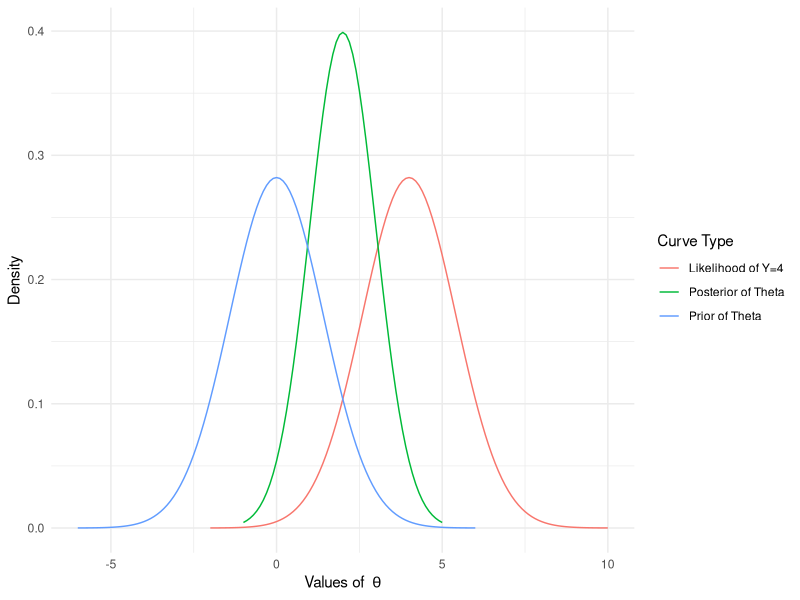
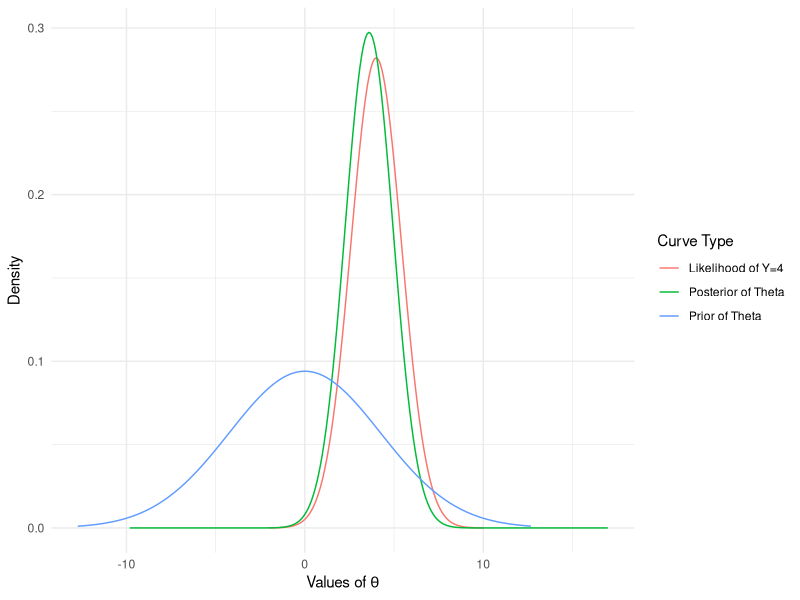
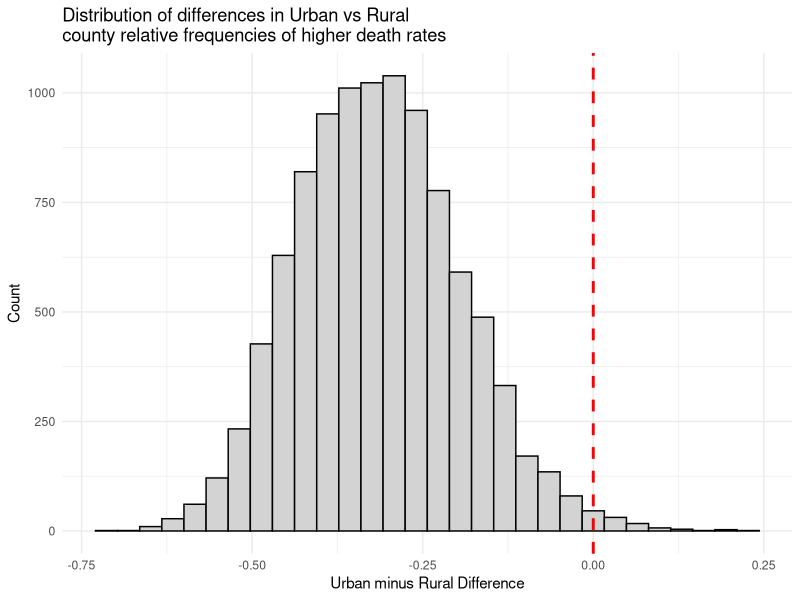
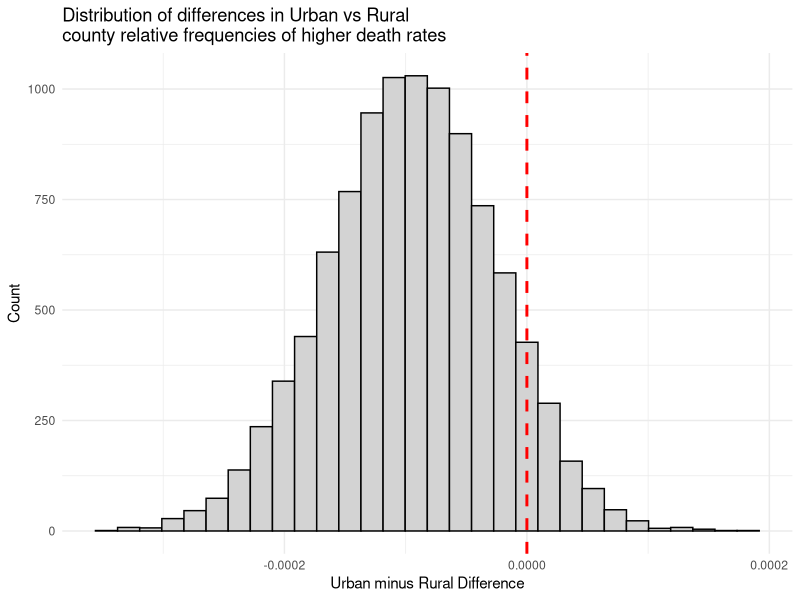
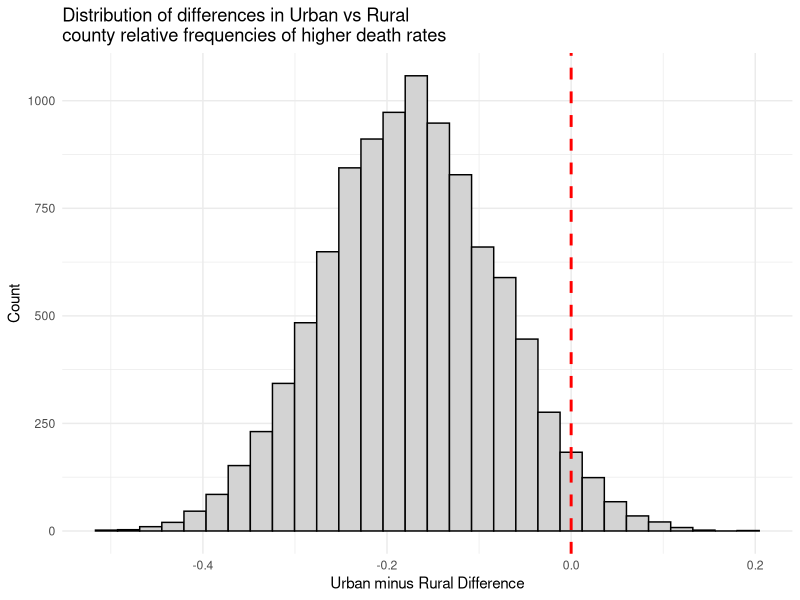
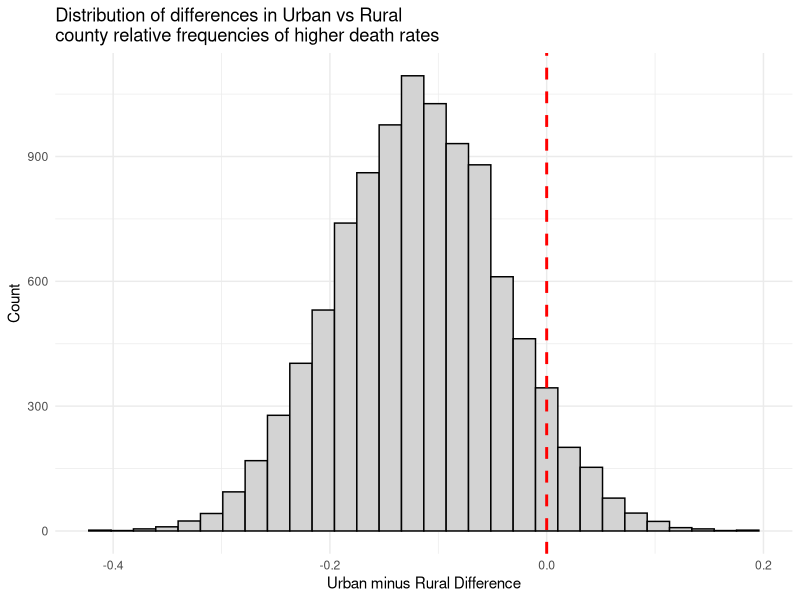
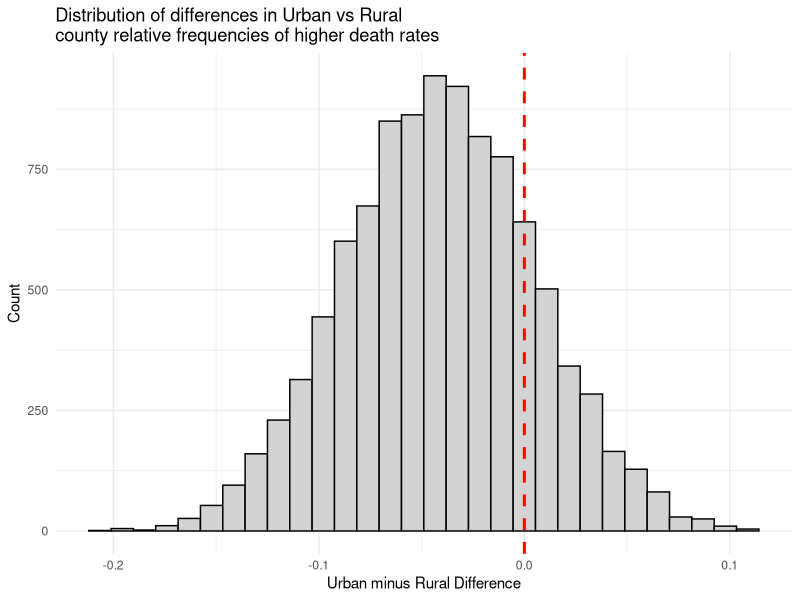
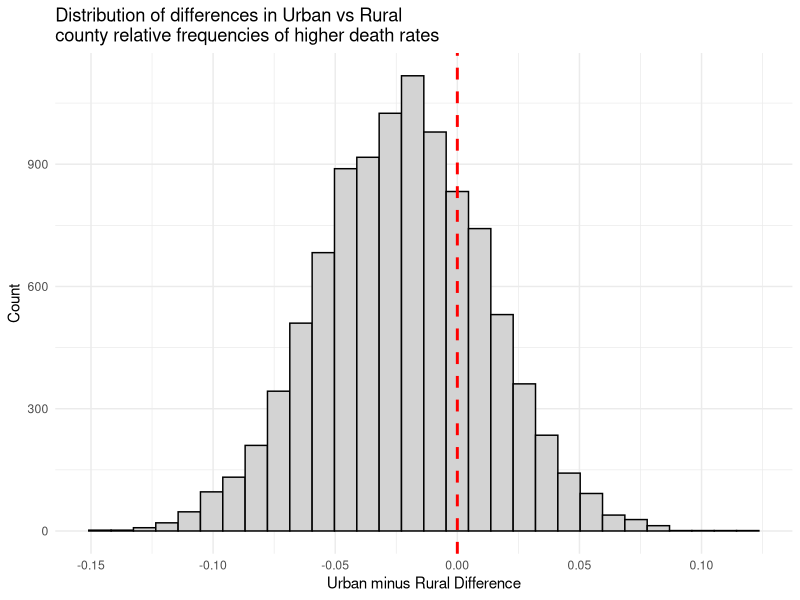

The R source for these figures, in order:
## ---- chunk 1
library(tidyverse)

options(scipen = 99999, 
        knitr.kable.NA = '')
## ---- chunk 2

# prior density save data 

prior_x = seq(from = 0 - 2*3, to = 0+2*3, by = 0.1)
dnorm(
  x = prior_x, 
  mean = 0, 
  sd = sqrt(2)
) -> prior_plot_data 

# posterior 
post_x = seq(from = 2 - 3*1, to = 2+3*1, by = 0.1)
dnorm(
  x = post_x, 
  mean = 2, 
  sd = sqrt(1)
) -> posterior_plot_data 

# likelihood of Y given different parameters of Theta 
y = 4 
means = seq(from = 4 - 2*3, to = 4+2*3, by = 0.1)
likelihood_y = dnorm(x = y, mean = means, sd = sqrt(2))

# plotting data 

plot_df <- 
  data.frame(
    x = c(prior_x, post_x, means), 
    y = c(prior_plot_data, posterior_plot_data, likelihood_y), 
    type = c(rep("Prior of Theta", length(prior_x)), 
             rep("Posterior of Theta", length(post_x)), 
             rep("Likelihood of Y=4", length(likelihood_y)))
  )

ggplot(data = plot_df, 
       aes(x = x, y = y, color = type, group = type)) + 
  theme_minimal() + 
  geom_line() + 
  labs(x = expression(paste("Values of  ", theta)), 
       y = "Density", 
       color = "Curve Type"
  ) 

## ---- chunk 3

# prior density save data 

prior_x = seq(from = 0 - sqrt(18)*3, to = 0+sqrt(18)*3, by = 0.1)
dnorm(
  x = prior_x, 
  mean = 0, 
  sd = sqrt(18)
) -> prior_plot_data 

# posterior 
post_x = seq(from = 3.6 - 10*sqrt(1.8), to = 3.6 + 10*sqrt(1.8), by = 0.1)
dnorm(
  x = post_x, 
  mean = 3.6, 
  sd = sqrt(1.8)
) -> posterior_plot_data 

# likelihood of Y given different parameters of Theta 
y = 4 
means = seq(from = 4 - 2*3, to = 4+2*3, by = 0.1)
likelihood_y = dnorm(x = y, mean = means, sd = sqrt(2))

# plotting data 

plot_df <- 
  data.frame(
    x = c(prior_x, post_x, means), 
    y = c(prior_plot_data, posterior_plot_data, likelihood_y), 
    type = c(rep("Prior of Theta", length(prior_x)), 
             rep("Posterior of Theta", length(post_x)), 
             rep("Likelihood of Y=4", length(likelihood_y)))
  )

ggplot(data = plot_df, 
       aes(x = x, y = y, color = type, group = type)) + 
  theme_minimal() + 
  geom_line() + 
  labs(x = expression(paste("Values of ", theta)), 
       y = "Density", 
       color = "Curve Type"
  ) 

## ---- chunk 4

# Preliminary work with the data 

tab=read.table('Instructor Example Code/Data/PA_HD_1988_35-54.txt',sep='\t',
               header=TRUE,
               stringsAsFactors=FALSE)

# subset just the total rows so that we can compare rural vs urban counties 
tab=tab[tab$Notes=='Total',]

# There are 67 total counties - remove a row that contains total PA data
tab <- tab[!is.na(tab$County.Code), ]

# define flag for analysis 
tab$Urban = ifelse(tab$Population > 20000, "Yes", "No")
     
# In Instructor code Nr = number of races = 2, we have number of ubran/rural classes = 2 
N_classes = length(unique(tab$Urban)) 
# In Instructor code Ns = number of counties = 67, we have the same number
N_counties = nrow(tab)

# state wide average mortality rate 
with(tab, sum(Deaths)/sum(Population)) -> state_wide_rate

# calculate county specific death rate, and evalaute if it higher or lower than the state-wide average 

tab <- 
  tab %>% 
  mutate(
    state_death_rate = Deaths/Population, 
    over_flag = ifelse(state_death_rate > state_wide_rate, 1, 0)
  )

# now we need to get the number of counties by class where we have the rate that is higher than the statewide average 
tab %>% 
  group_by(Urban) %>% 
  summarise(n = n(), 
            outcome = sum(over_flag), 
            outcome_rate = sum(over_flag)/n()) -> summary_data 

# now using data estimates of N and Outcomes, sample from non-informative prior beta distribution 
ns = summary_data %>% select(n) %>% unlist() # order: Rural, Urban 
ys = summary_data %>% select(outcome) %>% unlist() # same ordering appleis to this vector 

# non-informative prior with parameters a = 1, b = 1
a = 1
b = 1

# these are posterior distributions of proportion or the relative frequency of counties with death rate higher than the state-
# wide mortality rate 

set.seed(1)
theta_rural = rbeta(10000, shape1 =  ys[1] + a, # this one is ALPHA parameter 
                    shape2 = ns[1] - ys[1] + b # this one is BETA 
                      )

theta_urban = rbeta(10000, shape1 =  ys[2] + a, # this one is ALPHA parameter 
                    shape2 = ns[2] - ys[2] + b # this one is BETA 
                      )

# take the difference and plot the distribution 
## ---- chunk 5

# differnece in draws from posterior distributions 
difference = theta_urban - theta_rural

ggplot(data = data.frame(d = difference), 
       aes(x = d)) + 
  theme_minimal() + 
  geom_histogram(color = 'black', fill = 'lightgrey', bins = 30) + 
  geom_vline(xintercept = 0, color = "red", linewidth = 1, linetype = "dashed") + 
  labs(title = "Distribution of differences in Urban vs Rural \ncounty relative frequencies of higher death rates", 
       x = "Urban minus Rural Difference", 
       y = "Count") 

## ---- chunk 6
# data preliminary, need to work with the rate of death per 1,000
# here we treat counties as data points, aggregate # deaths to a class levels and get a mortality rate, 
# then we take mortality rate times 1,000 to get mortality rate per 1,000 people 

tab %>% 
  group_by(Urban) %>% 
  summarise(n = sum(Population), 
            y = sum(Deaths)) -> summary_data 

ys = summary_data %>% select(y) %>% unlist()
ns = summary_data %>% select(n) %>% unlist()

n = 1000
data_driven_mortality_rate_1000 = state_wide_rate * n 

# common to sample means of poisson (or rates ) from gamma distribution, so that is what we do 
# we obtain posterior lambda by taking data count of death within a county class plus prior rate as shape (ALPHA) parameter
#                                     and number of people in the county class plus prior n as rate (BETA) parameter

# we can also treat prior N as prior OFFSET Ns from data will be OFFSET's obtained from the data 

set.seed(2)
lambda_rural=rgamma(10000,ys[1]+data_driven_mortality_rate_1000,ns[1]+n)
lambda_urban=rgamma(10000,ys[2]+data_driven_mortality_rate_1000,ns[2]+n)

differ=lambda_urban-lambda_rural

## ---- chunk 7
ggplot(data = data.frame(d = differ), 
       aes(x = d)) + 
  theme_minimal() + 
  geom_histogram(color = 'black', fill = 'lightgrey', bins = 30) + 
  geom_vline(xintercept = 0, color = "red", linewidth = 1, linetype = "dashed") + 
  labs(title = "Distribution of differences in Urban vs Rural \ncounty relative frequencies of higher death rates", 
       x = "Urban minus Rural Difference", 
       y = "Count") 
## ---- chunk 8

# non-informative prior with parameters a = 1, b = 1
set.seed(12)
a = 12
b = 12
# Preliminary work with the data 

tab=read.table('Instructor Example Code/Data/PA_HD_1988_35-54.txt',sep='\t',
               header=TRUE,
               stringsAsFactors=FALSE)

# subset just the total rows so that we can compare rural vs urban counties 
tab=tab[tab$Notes=='Total',]

# There are 67 total counties - remove a row that contains total PA data
tab <- tab[!is.na(tab$County.Code), ]

# define flag for analysis 
tab$Urban = ifelse(tab$Population > 20000, "Yes", "No")
     
# In Instructor code Nr = number of races = 2, we have number of ubran/rural classes = 2 
N_classes = length(unique(tab$Urban)) 
# In Instructor code Ns = number of counties = 67, we have the same number
N_counties = nrow(tab)

# state wide average mortality rate 
with(tab, sum(Deaths)/sum(Population)) -> state_wide_rate

# calculate county specific death rate, and evalaute if it higher or lower than the state-wide average 

tab <- 
  tab %>% 
  mutate(
    state_death_rate = Deaths/Population, 
    over_flag = ifelse(state_death_rate > state_wide_rate, 1, 0)
  )

# now we need to get the number of counties by class where we have the rate that is higher than the statewide average 
tab %>% 
  group_by(Urban) %>% 
  summarise(n = n(), 
            outcome = sum(over_flag), 
            outcome_rate = sum(over_flag)/n()) -> summary_data 

# now using data estimates of N and Outcomes, sample from non-informative prior beta distribution 
ns = summary_data %>% select(n) %>% unlist() # order: Rural, Urban 
ys = summary_data %>% select(outcome) %>% unlist() # same ordering appleis to this vector 

# these are posterior distributions of proportion or the relative frequency of counties with death rate higher than the state-
# wide mortality rate 
theta_rural = rbeta(10000, shape1 =  ys[1] + a, # this one is ALPHA parameter 
                    shape2 = ns[1] - ys[1] + b # this one is BETA 
                      )

theta_urban = rbeta(10000, shape1 =  ys[2] + a, # this one is ALPHA parameter 
                    shape2 = ns[2] - ys[2] + b # this one is BETA 
                      )
difference = theta_urban - theta_rural

ggplot(data = data.frame(d = difference), 
       aes(x = d)) + 
  theme_minimal() + 
  geom_histogram(color = 'black', fill = 'lightgrey', bins = 30) + 
  geom_vline(xintercept = 0, color = "red", linewidth = 1, linetype = "dashed") + 
  labs(title = "Distribution of differences in Urban vs Rural \ncounty relative frequencies of higher death rates", 
       x = "Urban minus Rural Difference", 
       y = "Count") 
# take the difference and plot the distribution 
## ---- chunk 9

# non-informative prior with parameters a = 1, b = 1
set.seed(123)
a = 25
b = 25
# Preliminary work with the data 

tab=read.table('Instructor Example Code/Data/PA_HD_1988_35-54.txt',sep='\t',
               header=TRUE,
               stringsAsFactors=FALSE)

# subset just the total rows so that we can compare rural vs urban counties 
tab=tab[tab$Notes=='Total',]

# There are 67 total counties - remove a row that contains total PA data
tab <- tab[!is.na(tab$County.Code), ]

# define flag for analysis 
tab$Urban = ifelse(tab$Population > 20000, "Yes", "No")
     
# In Instructor code Nr = number of races = 2, we have number of ubran/rural classes = 2 
N_classes = length(unique(tab$Urban)) 
# In Instructor code Ns = number of counties = 67, we have the same number
N_counties = nrow(tab)

# state wide average mortality rate 
with(tab, sum(Deaths)/sum(Population)) -> state_wide_rate

# calculate county specific death rate, and evalaute if it higher or lower than the state-wide average 

tab <- 
  tab %>% 
  mutate(
    state_death_rate = Deaths/Population, 
    over_flag = ifelse(state_death_rate > state_wide_rate, 1, 0)
  )

# now we need to get the number of counties by class where we have the rate that is higher than the statewide average 
tab %>% 
  group_by(Urban) %>% 
  summarise(n = n(), 
            outcome = sum(over_flag), 
            outcome_rate = sum(over_flag)/n()) -> summary_data 

# now using data estimates of N and Outcomes, sample from non-informative prior beta distribution 
ns = summary_data %>% select(n) %>% unlist() # order: Rural, Urban 
ys = summary_data %>% select(outcome) %>% unlist() # same ordering appleis to this vector 

# these are posterior distributions of proportion or the relative frequency of counties with death rate higher than the state-
# wide mortality rate 
theta_rural = rbeta(10000, shape1 =  ys[1] + a, # this one is ALPHA parameter 
                    shape2 = ns[1] - ys[1] + b # this one is BETA 
                      )

theta_urban = rbeta(10000, shape1 =  ys[2] + a, # this one is ALPHA parameter 
                    shape2 = ns[2] - ys[2] + b # this one is BETA 
                      )
difference = theta_urban - theta_rural

ggplot(data = data.frame(d = difference), 
       aes(x = d)) + 
  theme_minimal() + 
  geom_histogram(color = 'black', fill = 'lightgrey', bins = 30) + 
  geom_vline(xintercept = 0, color = "red", linewidth = 1, linetype = "dashed") + 
  labs(title = "Distribution of differences in Urban vs Rural \ncounty relative frequencies of higher death rates", 
       x = "Urban minus Rural Difference", 
       y = "Count") 
# take the difference and plot the distribution 
## ---- chunk 10

# non-informative prior with parameters a = 1, b = 1
set.seed(123)
a = 100
b = 100
# Preliminary work with the data 

tab=read.table('Instructor Example Code/Data/PA_HD_1988_35-54.txt',sep='\t',
               header=TRUE,
               stringsAsFactors=FALSE)

# subset just the total rows so that we can compare rural vs urban counties 
tab=tab[tab$Notes=='Total',]

# There are 67 total counties - remove a row that contains total PA data
tab <- tab[!is.na(tab$County.Code), ]

# define flag for analysis 
tab$Urban = ifelse(tab$Population > 20000, "Yes", "No")
     
# In Instructor code Nr = number of races = 2, we have number of ubran/rural classes = 2 
N_classes = length(unique(tab$Urban)) 
# In Instructor code Ns = number of counties = 67, we have the same number
N_counties = nrow(tab)

# state wide average mortality rate 
with(tab, sum(Deaths)/sum(Population)) -> state_wide_rate

# calculate county specific death rate, and evalaute if it higher or lower than the state-wide average 

tab <- 
  tab %>% 
  mutate(
    state_death_rate = Deaths/Population, 
    over_flag = ifelse(state_death_rate > state_wide_rate, 1, 0)
  )

# now we need to get the number of counties by class where we have the rate that is higher than the statewide average 
tab %>% 
  group_by(Urban) %>% 
  summarise(n = n(), 
            outcome = sum(over_flag), 
            outcome_rate = sum(over_flag)/n()) -> summary_data 

# now using data estimates of N and Outcomes, sample from non-informative prior beta distribution 
ns = summary_data %>% select(n) %>% unlist() # order: Rural, Urban 
ys = summary_data %>% select(outcome) %>% unlist() # same ordering appleis to this vector 

# these are posterior distributions of proportion or the relative frequency of counties with death rate higher than the state-
# wide mortality rate 
theta_rural = rbeta(10000, shape1 =  ys[1] + a, # this one is ALPHA parameter 
                    shape2 = ns[1] - ys[1] + b # this one is BETA 
                      )

theta_urban = rbeta(10000, shape1 =  ys[2] + a, # this one is ALPHA parameter 
                    shape2 = ns[2] - ys[2] + b # this one is BETA 
                      )
difference = theta_urban - theta_rural

ggplot(data = data.frame(d = difference), 
       aes(x = d)) + 
  theme_minimal() + 
  geom_histogram(color = 'black', fill = 'lightgrey', bins = 30) + 
  geom_vline(xintercept = 0, color = "red", linewidth = 1, linetype = "dashed") + 
  labs(title = "Distribution of differences in Urban vs Rural \ncounty relative frequencies of higher death rates", 
       x = "Urban minus Rural Difference", 
       y = "Count") 
# take the difference and plot the distribution 
## ---- chunk 11

# non-informative prior with parameters a = 1, b = 1
set.seed(123)
a = 200
b = 200
# Preliminary work with the data 

tab=read.table('Instructor Example Code/Data/PA_HD_1988_35-54.txt',sep='\t',
               header=TRUE,
               stringsAsFactors=FALSE)

# subset just the total rows so that we can compare rural vs urban counties 
tab=tab[tab$Notes=='Total',]

# There are 67 total counties - remove a row that contains total PA data
tab <- tab[!is.na(tab$County.Code), ]

# define flag for analysis 
tab$Urban = ifelse(tab$Population > 20000, "Yes", "No")
     
# In Instructor code Nr = number of races = 2, we have number of ubran/rural classes = 2 
N_classes = length(unique(tab$Urban)) 
# In Instructor code Ns = number of counties = 67, we have the same number
N_counties = nrow(tab)

# state wide average mortality rate 
with(tab, sum(Deaths)/sum(Population)) -> state_wide_rate

# calculate county specific death rate, and evalaute if it higher or lower than the state-wide average 

tab <- 
  tab %>% 
  mutate(
    state_death_rate = Deaths/Population, 
    over_flag = ifelse(state_death_rate > state_wide_rate, 1, 0)
  )

# now we need to get the number of counties by class where we have the rate that is higher than the statewide average 
tab %>% 
  group_by(Urban) %>% 
  summarise(n = n(), 
            outcome = sum(over_flag), 
            outcome_rate = sum(over_flag)/n()) -> summary_data 

# now using data estimates of N and Outcomes, sample from non-informative prior beta distribution 
ns = summary_data %>% select(n) %>% unlist() # order: Rural, Urban 
ys = summary_data %>% select(outcome) %>% unlist() # same ordering appleis to this vector 

# these are posterior distributions of proportion or the relative frequency of counties with death rate higher than the state-
# wide mortality rate 
theta_rural = rbeta(10000, shape1 =  ys[1] + a, # this one is ALPHA parameter 
                    shape2 = ns[1] - ys[1] + b # this one is BETA 
                      )

theta_urban = rbeta(10000, shape1 =  ys[2] + a, # this one is ALPHA parameter 
                    shape2 = ns[2] - ys[2] + b # this one is BETA 
                      )
difference = theta_urban - theta_rural

ggplot(data = data.frame(d = difference), 
       aes(x = d)) + 
  theme_minimal() + 
  geom_histogram(color = 'black', fill = 'lightgrey', bins = 30) + 
  geom_vline(xintercept = 0, color = "red", linewidth = 1, linetype = "dashed") + 
  labs(title = "Distribution of differences in Urban vs Rural \ncounty relative frequencies of higher death rates", 
       x = "Urban minus Rural Difference", 
       y = "Count") 
# take the difference and plot the distribution 
